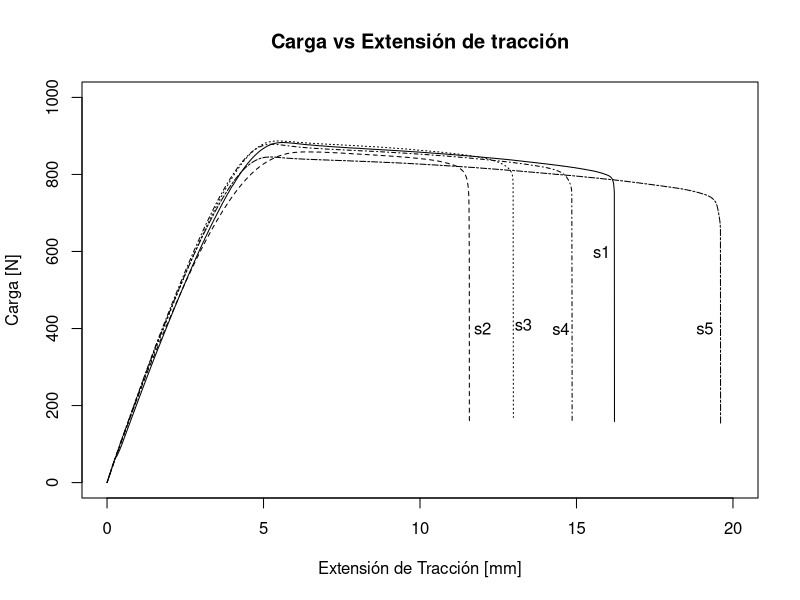
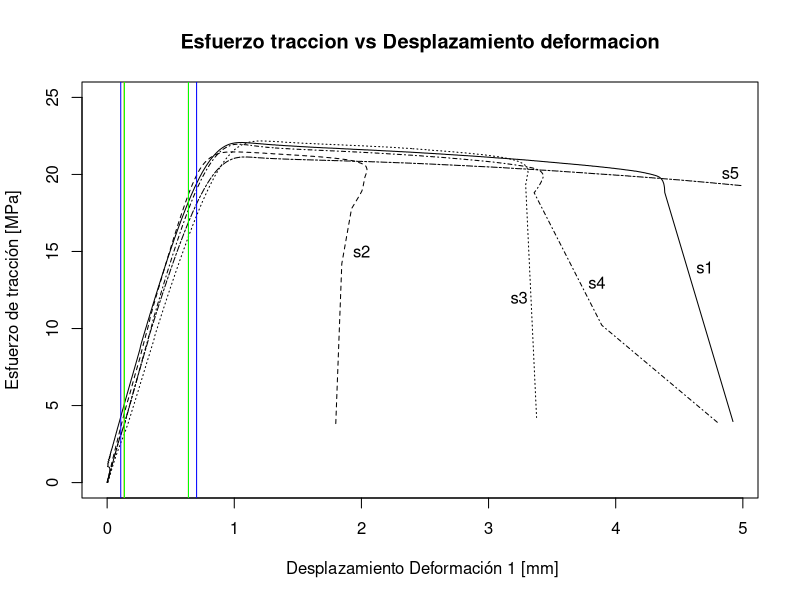
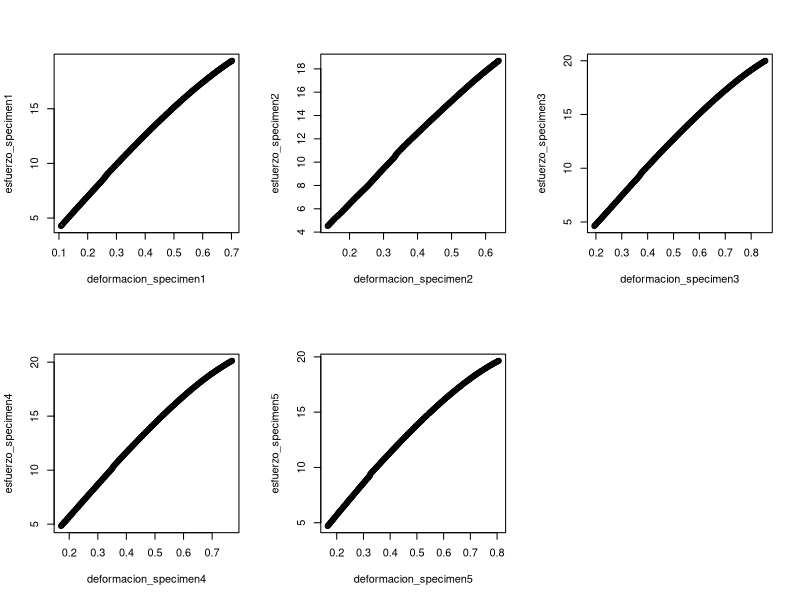

The R script that drew these images, in order:


#REGRESION PUNTOS OBTENIDOS EN LA PRACTICA DE BIOMECANICA: ESFUERZO VS DEFORMACION
#~~~~~~~~~~~~~~~~~~~~~~~~~~~~~~~~~~~~~~~~~~~~~~~~~~~~~~~~~~~~~~~~~~~~~~~~~~~~~~~~~~~


#CARGAMOS LS DATOS '.csv'
Specimen1 = read.csv('s1.csv')
Specimen2 <- read.csv('s2.csv')
Specimen3 <- read.csv('s3.csv')
Specimen4 = read.csv('s4.csv')
Specimen5 = read.csv('s5.csv')

# REMOVEMOS LOS DATOS ATÍPICOS: GRAFICA 1
#debido a que R es diferente de excel, lo más facil y además en este caso no se afecta la grŕafica 
#al eliminar estos vaores que en el momento d emedición perdieron su '.' decimal.
#LOS DATOS DEBEN TENER PUNTOS'.' no comas ',', ya que el archivo CSV utiliza ',' para separar
#cada campo del dataframe.

Specimen1=Specimen1[Specimen1$carga<10000,]
Specimen1=Specimen1[Specimen1$extension_de_traccion<20,]

Specimen2=Specimen2[Specimen2$carga<10000,]
Specimen2=Specimen2[Specimen2$extension_de_traccion<20,]

Specimen3=Specimen3[Specimen3$carga<10000,]
Specimen3=Specimen3[Specimen3$extension_de_traccion<20,]

Specimen4=Specimen4[Specimen4$carga<10000,]
Specimen4=Specimen4[Specimen4$extension_de_traccion<20,]
Specimen4=tail(Specimen4, -2)

Specimen5=Specimen5[Specimen5$carga<10000,]
Specimen5=Specimen5[Specimen5$extension_de_traccion<20,]


##GRAFICA 1

## GRAFICAMOS: CARGA vs EXTENSION_DE_TRACCIO

#AGREGAMOS LA GRÁFICA O 'FIGURA' PRINCIPAL
plot(Specimen1$extension_de_traccion, Specimen1$carga,  main="Carga vs Extensión de tracción", xlab= "Extensión de Tracción [mm]", ylab= "Carga [N]", type="l", xlim=c(0,20), ylim=c(0,1000))

#AGREGAMOS SUBLINEAS A LA 'FIGURA'
lines(Specimen2$extension_de_traccion, Specimen2$carga, lty="dashed")
lines(Specimen3$extension_de_traccion, Specimen3$carga, lty="dotted") # lty=line type
lines(Specimen4$extension_de_traccion, Specimen4$carga, lty="dotdash")
lines(Specimen5$extension_de_traccion, Specimen5$carga, lty="twodash")

#AGREGAMOS TEXTO ALEATORIO SOBRE UNAS COORDENADAS X,Y
text(x=12, y=400,label="s2")
text(x=13.3, y=410,label="s3")
text(x=19.1, y=400,label="s5")
text(x=14.5, y=400,label="s4")
text(x=15.8, y=600,label="s1")




# GRAFICA 2

#LIMPIAR DATOS ATIPICOS
#debido a que R es diferente de excel, lo más facil y además en este caso no se afecta 
#la grŕafica al eliminar estos vaores que en el momento d emedición perdieron su '.' decimal. 
#LOS DATOS DEBEN TENER PUNTOS'.' no comas ',', ya que el archivo CSV utiliza ',' para separar cada
#campo del dataframe.
Specimen1=Specimen1[Specimen1$esfuerzo_de_traccion<1000,]
Specimen1=Specimen1[Specimen1$desplazamiento_deformacion_uno<5,]

Specimen2=Specimen2[Specimen2$esfuerzo_de_traccion<1000,]
Specimen2=Specimen2[Specimen2$desplazamiento_deformacion_uno<5,]

Specimen3=Specimen3[Specimen3$esfuerzo_de_traccion<1000,]
Specimen3=Specimen3[Specimen3$desplazamiento_deformacion_uno<5,]

Specimen4=Specimen4[Specimen4$esfuerzo_de_traccion<1000,]
Specimen4=Specimen4[Specimen4$desplazamiento_deformacion_uno<5,]

Specimen5=Specimen5[Specimen5$esfuerzo_de_traccion<800,]
Specimen5=Specimen5[Specimen5$desplazamiento_deformacion_uno<5,]


## GRAFICAMOS: Esfuerzo traccion vs Desplazamiento deformacion
#AGREGAMOS LA GRÁFICA O 'FIGURA' PRINCIPAL
plot(Specimen1$desplazamiento_deformacion_uno, Specimen1$esfuerzo_de_traccion,  main="Esfuerzo traccion vs Desplazamiento deformacion", xlab= " Desplazamiento Deformación 1 [mm]", ylab= "Esfuerzo de tracción [MPa]", type="l", ylim=c(0,25))

#AGREGAMOS SUBLINEAS A LA 'FIGURA'
lines(Specimen2$desplazamiento_deformacion_uno, Specimen2$esfuerzo_de_traccion, lty="dashed")
lines(Specimen3$desplazamiento_deformacion_uno, Specimen3$esfuerzo_de_traccion, lty="dotted") # lty=line type
lines(Specimen4$desplazamiento_deformacion_uno, Specimen4$esfuerzo_de_traccion, lty="dotdash")
lines(Specimen5$desplazamiento_deformacion_uno, Specimen5$esfuerzo_de_traccion, lty="twodash")

#AGREGAMOS TEXTO ALEATORIO SOBRE UNAS COORDENADAS X,Y
text(x=2, y=15,label="s2")
text(x=3.24, y=12,label="s3")
text(x=3.85, y=13,label="s4")
text(x=4.9, y=20.1,label="s5")
text(x=4.7, y=14,label="s1")

#AGREGAMOS LINEAS VERTICALES PARA SEÑALAR LA REGION ELASTICA
n1=length(Specimen1$desplazamiento_deformacion_uno)
low_band=n1*0.05
high_band=n1*0.25

abline(v=Specimen1$desplazamiento_deformacion_uno[low_band], col="blue")
abline(v=Specimen1$desplazamiento_deformacion_uno[high_band], col="blue")
abline(v=Specimen2$desplazamiento_deformacion_uno[low_band], col="red")
abline(v=Specimen2$desplazamiento_deformacion_uno[high_band], col="red")
abline(v=Specimen2$desplazamiento_deformacion_uno[low_band], col="red")
abline(v=Specimen2$desplazamiento_deformacion_uno[high_band], col="red")
abline(v=Specimen2$desplazamiento_deformacion_uno[low_band], col="yellow")
abline(v=Specimen2$desplazamiento_deformacion_uno[high_band], col="yellow")
abline(v=Specimen2$desplazamiento_deformacion_uno[low_band], col="green")
abline(v=Specimen2$desplazamiento_deformacion_uno[high_band], col="green")



# REGRESION LINEAL: DETERMINAR EL MODULO DE YOUN DE LA ZONA ELASTICA

#El modulo de Young se extrae de la gráfica de Esfuerzo vs Deformación


#EXTRAEMOS LAS COLUMNAS Y FILAS QUE UTILIZAREMOS PARA HACER LA REGRESIÓN: Recortamos filas porque solo queremos la region elastica, recortamos columnas porque queremos ajustar la recta con un porcentaje especifico de los Datos según la norma ISO 527

deformacion_specimen1=Specimen1$desplazamiento_deformacion_uno
n1=length(Specimen1$desplazamiento_deformacion_uno)
low_band=n1*0.05
high_band=n1*0.25
deformacion_specimen1=deformacion_specimen1[low_band:high_band]

esfuerzo_specimen1=Specimen1$esfuerzo_de_traccion
esfuerzo_specimen1=esfuerzo_specimen1[low_band:high_band]

deformacion_specimen2=Specimen2$desplazamiento_deformacion_uno
deformacion_specimen2=deformacion_specimen2[low_band:high_band]
esfuerzo_specimen2=Specimen2$esfuerzo_de_traccion
esfuerzo_specimen2=esfuerzo_specimen2[low_band:high_band]

deformacion_specimen3=Specimen3$desplazamiento_deformacion_uno
deformacion_specimen3=deformacion_specimen3[low_band:high_band]
esfuerzo_specimen3=Specimen3$esfuerzo_de_traccion
esfuerzo_specimen3=esfuerzo_specimen3[low_band:high_band]

deformacion_specimen4=Specimen4$desplazamiento_deformacion_uno
deformacion_specimen4=deformacion_specimen4[low_band:high_band]
esfuerzo_specimen4=Specimen4$esfuerzo_de_traccion
esfuerzo_specimen4=esfuerzo_specimen4[low_band:high_band]

deformacion_specimen5=Specimen5$desplazamiento_deformacion_uno
deformacion_specimen5=deformacion_specimen5[low_band:high_band]
esfuerzo_specimen5=Specimen5$esfuerzo_de_traccion
esfuerzo_specimen5=esfuerzo_specimen5[low_band:high_band]

par(mfrow = c(2,3))
plot( deformacion_specimen1,  esfuerzo_specimen1)
plot( deformacion_specimen2,  esfuerzo_specimen2)
plot( deformacion_specimen3,  esfuerzo_specimen3)
plot( deformacion_specimen4,  esfuerzo_specimen4)
plot( deformacion_specimen5,  esfuerzo_specimen5)

#REGERSIÓN LINEAL

regresion1= lm(esfuerzo_specimen1 ~ deformacion_specimen1)
regresion2= lm(esfuerzo_specimen2 ~ deformacion_specimen2)
regresion3= lm(esfuerzo_specimen3 ~ deformacion_specimen3)
regresion4= lm(esfuerzo_specimen4 ~ deformacion_specimen4)
regresion5= lm(esfuerzo_specimen5 ~ deformacion_specimen5)


### RESULTADOS

young1=regresion1$coefficients[2]
young2=regresion2$coefficients[2]
young3=regresion3$coefficients[2]
young4=regresion4$coefficients[2]
young5=regresion5$coefficients[2]

intervalo1=paste('[',as.character(as.numeric(format(confint(regresion1)[2,][1], nsmall=4))),' , ', as.character(as.numeric(format(confint(regresion1)[2,][2],nsmall=4))), ']', sep="")
intervalo2=paste('[',as.character(as.numeric(format(confint(regresion2)[2,][1], nsmall=4))),' , ', as.character(as.numeric(format(confint(regresion2)[2,][2],nsmall=4))), ']', sep="")
intervalo3=paste('[',as.character(as.numeric(format(confint(regresion3)[2,][1], nsmall=4))),' , ', as.character(as.numeric(format(confint(regresion3)[2,][2],nsmall=4))), ']', sep="")
intervalo4=paste('[',as.character(as.numeric(format(confint(regresion4)[2,][1], nsmall=4))),' , ', as.character(as.numeric(format(confint(regresion4)[2,][2],nsmall=4))), ']', sep="")
intervalo5=paste('[',as.character(as.numeric(format(confint(regresion5)[2,][1], nsmall=4))),' , ', as.character(as.numeric(format(confint(regresion5)[2,][2],nsmall=4))), ']', sep="")


beginning_mods_results = data.frame(
  "Modulo_de_Young_[MPa.mm]" =
    c("Specimen1" = young1,
      "Specimen2" = young2,
      "Specimen3" = young3,
      "Specimen4" = young4,
      "Specimen5" = young5
      
    ),
  
  "Intervalo_95_confinza" =
    c("Specimen1" = intervalo1,
      "Specimen2" = intervalo2,
      "Specimen3" = intervalo3,
      "Specimen4" = intervalo4,
      "Specimen5" = intervalo5
    )
)

t(beginning_mods_results)

#Para utilizar kable
library(knitr)
kable(beginning_mods_results, align = c("c", "r"))




